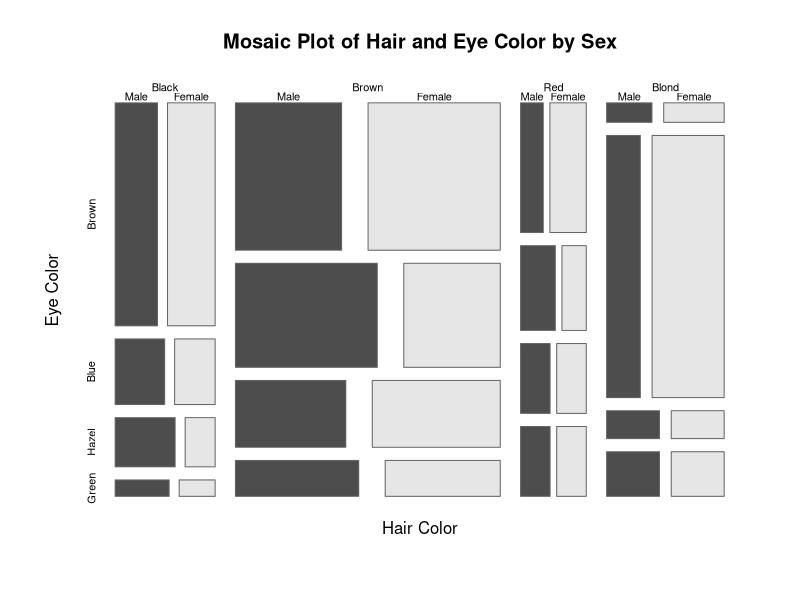

Write R code to recreate this figure.
# Load the HairEyeColor dataset 
data("HairEyeColor")
# Display structure of dataset 
str(HairEyeColor)
# Convert the dataset to a data frame for easier handling 
hair_eye_df <- as.data.frame(HairEyeColor)
# Print first few rows 
head(hair_eye_df)
# Mosaic Plot
mosaicplot( HairEyeColor,
main = "Mosaic Plot of Hair and Eye Color by Sex", 
xlab = "Hair Color",
ylab = "Eye Color",
color = TRUE,		# Add colors automatically las = 1,	# Horizontal axis labels
border = "gray40"	# Border color
)
